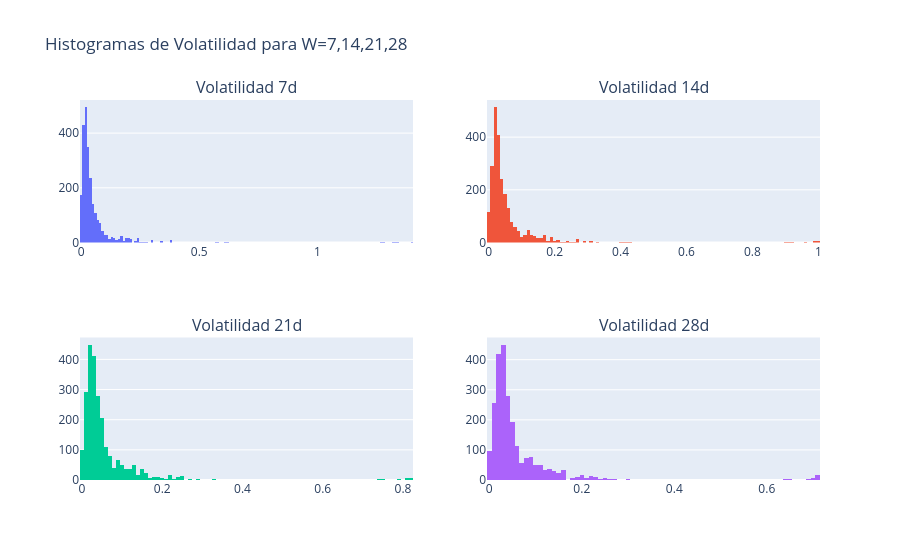

This figure's notebook cell:
### Markdown cell above
En el histograma del retorno acumulado se puede observar, que la mayoría de los datos acumulados están en el extremo derecho y pocos valores se encunetran distribuidos en la parte izquierda, es decir que el Bitcoin muestra que la mayor parte del tiempo del retorno fue positivo.

### Code cell
import plotly.subplots as sp
import plotly.graph_objects as go
import pandas as pd

fig = sp.make_subplots(rows=2, cols=2, 
                       subplot_titles=("Volatilidad 7d", "Volatilidad 14d", "Volatilidad 21d", "Volatilidad 28d"))

fig.add_trace(go.Histogram(x=bitcoin_data['Volatilidad_7d'], name='7d'), row=1, col=1)
fig.add_trace(go.Histogram(x=bitcoin_data['Volatilidad_14d'], name='14d'), row=1, col=2)
fig.add_trace(go.Histogram(x=bitcoin_data['Volatilidad_21d'], name='21d'), row=2, col=1)
fig.add_trace(go.Histogram(x=bitcoin_data['Volatilidad_28d'], name='28d'), row=2, col=2)


fig.update_layout(title="Histogramas de Volatilidad para W=7,14,21,28", showlegend=False)
fig.show()

### Figure 1 — Plotly figure (JSON) as saved in the notebook; plotly's stock layout.template omitted (floating-point values rounded to 4 significant figures; data arrays with more than 128 entries replaced by an {"elided": "..."} marker saying what was removed)
{"data": [{"name": "7d", "type": "histogram", "x": {"elided": "2381 float values"}, "xaxis": "x", "yaxis": "y"}, {"name": "14d", "type": "histogram", "x": {"elided": "2381 float values"}, "xaxis": "x2", "yaxis": "y2"}, {"name": "21d", "type": "histogram", "x": {"elided": "2381 float values"}, "xaxis": "x3", "yaxis": "y3"}, {"name": "28d", "type": "histogram", "x": {"elided": "2381 float values"}, "xaxis": "x4", "yaxis": "y4"}], "layout": {"annotations": [{"font": {"size": 16}, "showarrow": false, "text": "Volatilidad 7d", "x": 0.225, "xanchor": "center", "xref": "paper", "y": 1, "yanchor": "bottom", "yref": "paper"}, {"font": {"size": 16}, "showarrow": false, "text": "Volatilidad 14d", "x": 0.775, "xanchor": "center", "xref": "paper", "y": 1, "yanchor": "bottom", "yref": "paper"}, {"font": {"size": 16}, "showarrow": false, "text": "Volatilidad 21d", "x": 0.225, "xanchor": "center", "xref": "paper", "y": 0.375, "yanchor": "bottom", "yref": "paper"}, {"font": {"size": 16}, "showarrow": false, "text": "Volatilidad 28d", "x": 0.775, "xanchor": "center", "xref": "paper", "y": 0.375, "yanchor": "bottom", "yref": "paper"}], "showlegend": false, "title": {"text": "Histogramas de Volatilidad para W=7,14,21,28"}, "xaxis": {"anchor": "y", "domain": [0, 0.45]}, "xaxis2": {"anchor": "y2", "domain": [0.55, 1]}, "xaxis3": {"anchor": "y3", "domain": [0, 0.45]}, "xaxis4": {"anchor": "y4", "domain": [0.55, 1]}, "yaxis": {"anchor": "x", "domain": [0.625, 1]}, "yaxis2": {"anchor": "x2", "domain": [0.625, 1]}, "yaxis3": {"anchor": "x3", "domain": [0, 0.375]}, "yaxis4": {"anchor": "x4", "domain": [0, 0.375]}}}
